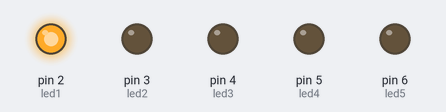
Recording of a sketch running on a simulated Arduino Uno, built with avr-gcc and run on an emulated ATmega328P. On the bench: output pins drawn as LEDs (lit = HIGH).

Above: at 0.02 s.
At 0.42 s:
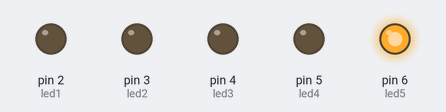
At 0.67 s:
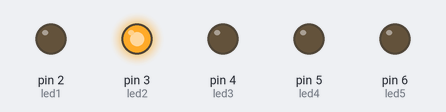
At 1.32 s:
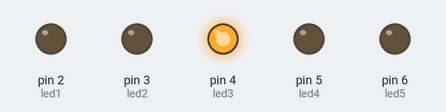
At 1.97 s:
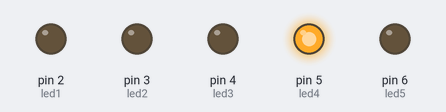
At 2.7 s:
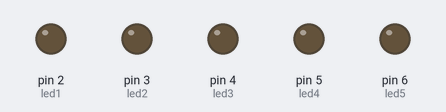
Timing chart, 0 to 3.0 s (numbered marks = the images above):
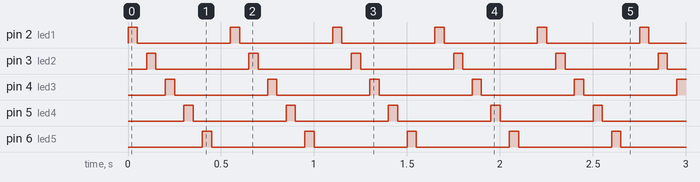

Measured:
- by itself, pin 2 (led1), pin 3 (led2), pin 4 (led3), pin 5 (led4), pin 6 (led5): alternates HIGH for 0.05 s and LOW for 0.50 s
- by itself, everything shown: repeats every 0.55 s, in 10 steps

The sketch:

Arduino_LED5.ino
```cpp
int led1 = 2; // กำหนดขาใช้งาน
int led2 = 3;
int led3 = 4;
int led4 = 5;
int led5 = 6;
void setup()
{
pinMode(led1, OUTPUT); // กำหนดขาทำหน้าที่ให้ขา 2 เป็น OUTPUT
pinMode(led2, OUTPUT); // กำหนดขาทำหน้าที่ให้ขา 3 เป็น OUTPUT
pinMode(led3, OUTPUT); // กำหนดขาทำหน้าที่ให้ขา 4 เป็น OUTPUT
pinMode(led4, OUTPUT); // กำหนดขาทำหน้าที่ให้ขา 5 เป็น OUTPUT
pinMode(led5, OUTPUT); // กำหนดขาทำหน้าที่ให้ขา 6 เป็น OUTPUT

digitalWrite(led5,LOW);
digitalWrite(led5,LOW);
digitalWrite(led5,LOW);
digitalWrite(led5,LOW);
digitalWrite(led5,LOW);
}
void loop()
{
digitalWrite(led1,HIGH); // ไฟ LED 1 ติด 50 ms
delay(50);
digitalWrite(led1,LOW); // ไฟ LED 1 ดับ50 ms
delay(50);
digitalWrite(led2,HIGH);
delay(50);
digitalWrite(led2,LOW);
delay(50);
digitalWrite(led3,HIGH);
delay(50);
digitalWrite(led3,LOW);
delay(50);
digitalWrite(led4,HIGH);
delay(50);
digitalWrite(led4,LOW);
delay(50);
digitalWrite(led5,HIGH);
delay(50);
digitalWrite(led5,LOW);
delay(100);
}
```
